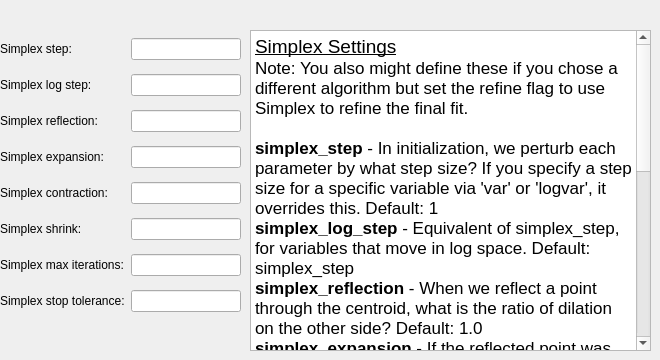
         <widget class="QWidget" name="page_5">
          <widget class="QWidget" name="gridLayoutWidget_11">
           <property name="geometry">
            <rect>
             <x>0</x>
             <y>30</y>
             <width>241</width>
             <height>291</height>
            </rect>
           </property>
           <layout class="QGridLayout" name="sim_layout">
            <item row="7" column="1">
             <widget class="QLineEdit" name="simplex_stop_tol"/>
            </item>
            <item row="4" column="0">
             <widget class="QLabel" name="histbinlabel_2">
              <property name="text">
               <string>Simplex contraction:</string>
              </property>
             </widget>
            </item>
            <item row="0" column="0">
             <widget class="QLabel" name="step_sizelabel_2">
              <property name="text">
               <string>Simplex step:</string>
              </property>
             </widget>
            </item>
            <item row="2" column="1">
             <widget class="QLineEdit" name="simplex_reflection">
              <property name="text">
               <string/>
              </property>
             </widget>
            </item>
            <item row="1" column="0">
             <widget class="QLabel" name="itelabel_2">
              <property name="text">
               <string>Simplex log step:</string>
              </property>
             </widget>
            </item>
            <item row="6" column="1">
             <widget class="QLineEdit" name="simplex_max_iterations"/>
            </item>
            <item row="5" column="0">
             <widget class="QLabel" name="cintlabel_2">
              <property name="text">
               <string>Simplex shrink:</string>
              </property>
             </widget>
            </item>
            <item row="3" column="1">
             <widget class="QLineEdit" name="simplex_expansion">
              <property name="text">
               <string/>
              </property>
             </widget>
            </item>
            <item row="7" column="0">
             <widget class="QLabel" name="label_31">
              <property name="text">
               <string>Simplex stop tolerance:</string>
              </property>
             </widget>
            </item>
            <item row="5" column="1">
             <widget class="QLineEdit" name="simplex_shrink">
              <property name="text">
               <string/>
              </property>
             </widget>
            </item>
            <item row="3" column="0">
             <widget class="QLabel" name="histlabel_2">
              <property name="text">
               <string>Simplex expansion:</string>
              </property>
             </widget>
            </item>
            <item row="0" column="1">
             <widget class="QLineEdit" name="simplex_step">
              <property name="text">
               <string/>
              </property>
             </widget>
            </item>
            <item row="2" column="0">
             <widget class="QLabel" name="sample_everylabel_2">
              <property name="text">
               <string>Simplex reflection:</string>
              </property>
             </widget>
            </item>
            <item row="1" column="1">
             <widget class="QLineEdit" name="simplex_log_step">
              <property name="text">
               <string/>
              </property>
             </widget>
            </item>
            <item row="4" column="1">
             <widget class="QLineEdit" name="simplex_contraction">
              <property name="text">
               <string/>
              </property>
             </widget>
            </item>
            <item row="6" column="0">
             <widget class="QLabel" name="label">
              <property name="text">
               <string>Simplex max iterations:</string>
              </property>
             </widget>
            </item>
           </layout>
          </widget>
          <widget class="QTextEdit" name="textEdit_6">
           <property name="geometry">
            <rect>
             <x>250</x>
             <y>30</y>
             <width>401</width>
             <height>321</height>
            </rect>
           </property>
           <property name="html">
            <string>&lt;!DOCTYPE HTML PUBLIC &quot;-//W3C//DTD HTML 4.0//EN&quot; &quot;http://www.w3.org/TR/REC-html40/strict.dtd&quot;&gt;
&lt;html&gt;&lt;head&gt;&lt;meta name=&quot;qrichtext&quot; content=&quot;1&quot; /&gt;&lt;style type=&quot;text/css&quot;&gt;
p, li { white-space: pre-wrap; }
&lt;/style&gt;&lt;/head&gt;&lt;body style=&quot; font-family:'.SF NS Text'; font-size:13pt; font-weight:400; font-style:normal;&quot;&gt;
&lt;p style=&quot; margin-top:0px; margin-bottom:0px; margin-left:0px; margin-right:0px; -qt-block-indent:0; text-indent:0px;&quot;&gt;&lt;span style=&quot; font-size:14pt; text-decoration: underline;&quot;&gt;Simplex Settings&lt;/span&gt;&lt;/p&gt;
&lt;p style=&quot; margin-top:0px; margin-bottom:0px; margin-left:0px; margin-right:0px; -qt-block-indent:0; text-indent:0px;&quot;&gt;Note: You also might define these if you chose a different algorithm but set the refine flag to use Simplex to refine the final fit.&lt;/p&gt;
&lt;p style=&quot; margin-top:0px; margin-bottom:0px; margin-left:0px; margin-right:0px; -qt-block-indent:0; text-indent:0px;&quot;&gt; &lt;/p&gt;
&lt;p style=&quot; margin-top:0px; margin-bottom:0px; margin-left:0px; margin-right:0px; -qt-block-indent:0; text-indent:0px;&quot;&gt;&lt;span style=&quot; font-weight:600;&quot;&gt;simplex_step&lt;/span&gt; - In initialization, we perturb each parameter by what step size? If you specify a step size for a specific variable via 'var' or 'logvar', it overrides this. Default: 1&lt;/p&gt;
&lt;p style=&quot; margin-top:0px; margin-bottom:0px; margin-left:0px; margin-right:0px; -qt-block-indent:0; text-indent:0px;&quot;&gt;&lt;span style=&quot; font-weight:600;&quot;&gt;simplex_log_step&lt;/span&gt; - Equivalent of simplex_step, for variables that move in log space. Default: simplex_step&lt;/p&gt;
&lt;p style=&quot; margin-top:0px; margin-bottom:0px; margin-left:0px; margin-right:0px; -qt-block-indent:0; text-indent:0px;&quot;&gt;&lt;span style=&quot; font-weight:600;&quot;&gt;simplex_reflection&lt;/span&gt; - When we reflect a point through the centroid, what is the ratio of dilation on the other side? Default: 1.0&lt;/p&gt;
&lt;p style=&quot; margin-top:0px; margin-bottom:0px; margin-left:0px; margin-right:0px; -qt-block-indent:0; text-indent:0px;&quot;&gt;&lt;span style=&quot; font-weight:600;&quot;&gt;simplex_expansion&lt;/span&gt; - If the reflected point was the global min, how far do we keep moving in that direction? (as a ratio to the initial distance to centroid) Default: 1.0&lt;/p&gt;
&lt;p style=&quot; margin-top:0px; margin-bottom:0px; margin-left:0px; margin-right:0px; -qt-block-indent:0; text-indent:0px;&quot;&gt;&lt;span style=&quot; font-weight:600;&quot;&gt;simplex_contraction&lt;/span&gt; - If the reflected point was not an improvement, we retry at what distance from the centroid? (as a ratio of the initial distance to centroid) Default: 0.5&lt;/p&gt;
&lt;p style=&quot; margin-top:0px; margin-bottom:0px; margin-left:0px; margin-right:0px; -qt-block-indent:0; text-indent:0px;&quot;&gt;&lt;span style=&quot; font-weight:600;&quot;&gt;simplex_shrink&lt;/span&gt; - If a whole iteration was unproductive, shrink the simplex by setting simplex point s[i] to x*s[i-1] + (1-x)*s[i]. This key specifies x. Default: 0.5&lt;/p&gt;
&lt;p style=&quot; margin-top:0px; margin-bottom:0px; margin-left:0px; margin-right:0px; -qt-block-indent:0; text-indent:0px;&quot;&gt;&lt;span style=&quot; font-weight:600;&quot;&gt;simplex_max_iterations&lt;/span&gt; - If specified, overrides the max_iterations setting. Useful if you are using the refine flag and want max_iterations to refer to your main algorithm.&lt;/p&gt;
&lt;p style=&quot; margin-top:0px; margin-bottom:0px; margin-left:0px; margin-right:0px; -qt-block-indent:0; text-indent:0px;&quot;&gt;&lt;span style=&quot; font-weight:600;&quot;&gt;simplex_stop_tol&lt;/span&gt; - Stop the algorithm if all parameters have converged to within this value (specifically, if all reflections in an iteration move the param by less than this) Default: 0 (don't use this criterion)&lt;/p&gt;&lt;/body&gt;&lt;/html&gt;</string>
           </property>
           <property name="textInteractionFlags">
            <set>Qt::TextSelectableByKeyboard|Qt::TextSelectableByMouse</set>
           </property>
          </widget>
         </widget>
